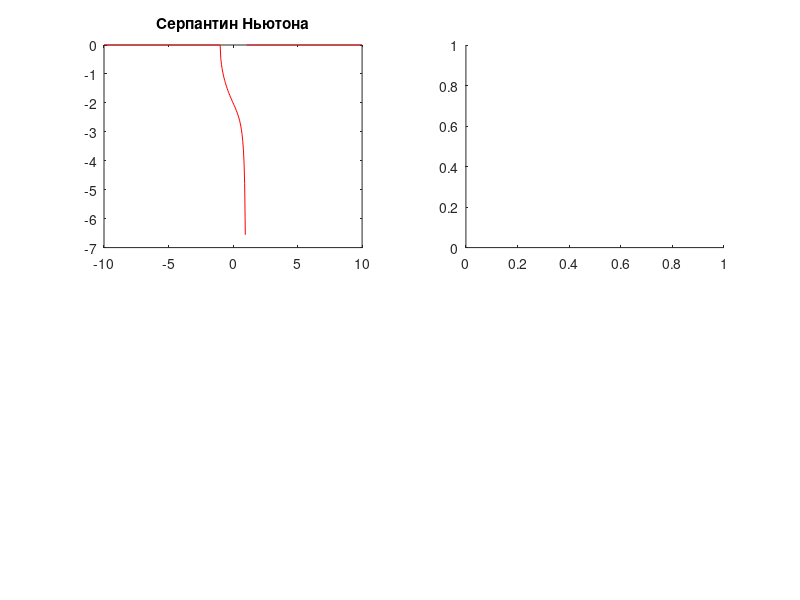

Here is the MATLAB script that generated this plot: (Note: this script raises an error after producing the figure.)
x = [-10:0.05:10];
y = (x - 2).*sqrt((1+x)./(1-x));
y1 = 2*x./(1 + x.^2);
y2 = sqrt(sin(pi*sqrt(x)));
y3 = (x + abs(x)).*sqrt(x.*(sin(pi*x)).^2);
subplot(2, 2, 1)
plot(x, y, '-r'); title('Серпантин Ньютона')
subplot(2, 2, 2)
plot(x1, y1, '-g'); title('Graph 2')
subplot(2, 2, 3)
plot(x1, y2, '-b'); title('Graph 3')
subplot(2, 2, 4)
plot(x1, y3, '-y'); title('Graph 4')
grid on